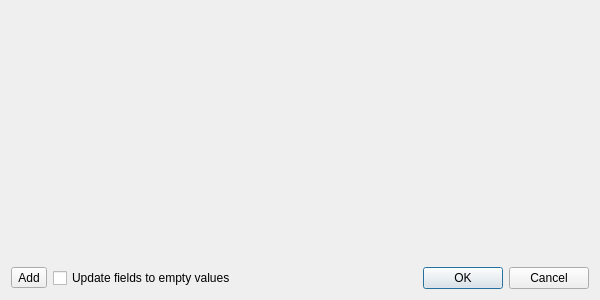
<?xml version="1.0" encoding="UTF-8"?>
<ui version="4.0">
 <class>CopyfieldsDialog</class>
 <widget class="QDialog" name="CopyfieldsDialog">
  <property name="geometry">
   <rect>
    <x>0</x>
    <y>0</y>
    <width>600</width>
    <height>300</height>
   </rect>
  </property>
  <property name="windowTitle">
   <string>Copy values</string>
  </property>
  <property name="windowIcon">
   <iconset theme="edit-copy">
    <normaloff>.</normaloff>.</iconset>
  </property>
  <layout class="QGridLayout" name="gridLayout">
   <item row="1" column="2">
    <widget class="QDialogButtonBox" name="buttonBox">
     <property name="orientation">
      <enum>Qt::Horizontal</enum>
     </property>
     <property name="standardButtons">
      <set>QDialogButtonBox::Cancel|QDialogButtonBox::Ok</set>
     </property>
    </widget>
   </item>
   <item row="0" column="0" colspan="3">
    <widget class="QScrollArea" name="scrollArea">
     <property name="frameShape">
      <enum>QFrame::NoFrame</enum>
     </property>
     <property name="lineWidth">
      <number>0</number>
     </property>
     <property name="widgetResizable">
      <bool>true</bool>
     </property>
     <widget class="QWidget" name="scrollAreaWidgetContents">
      <property name="geometry">
       <rect>
        <x>0</x>
        <y>0</y>
        <width>582</width>
        <height>253</height>
       </rect>
      </property>
      <layout class="QVBoxLayout" name="fieldsLayout"/>
     </widget>
    </widget>
   </item>
   <item row="1" column="0">
    <widget class="QToolButton" name="toolButton">
     <property name="text">
      <string>Add</string>
     </property>
     <property name="icon">
      <iconset theme="list-add">
       <normaloff>.</normaloff>.</iconset>
     </property>
    </widget>
   </item>
   <item row="1" column="1">
    <widget class="QCheckBox" name="nullCheck">
     <property name="text">
      <string>Update fields to empty values</string>
     </property>
    </widget>
   </item>
  </layout>
 </widget>
 <resources/>
 <connections>
  <connection>
   <sender>buttonBox</sender>
   <signal>accepted()</signal>
   <receiver>CopyfieldsDialog</receiver>
   <slot>accept()</slot>
   <hints>
    <hint type="sourcelabel">
     <x>287</x>
     <y>289</y>
    </hint>
    <hint type="destinationlabel">
     <x>157</x>
     <y>274</y>
    </hint>
   </hints>
  </connection>
  <connection>
   <sender>buttonBox</sender>
   <signal>rejected()</signal>
   <receiver>CopyfieldsDialog</receiver>
   <slot>reject()</slot>
   <hints>
    <hint type="sourcelabel">
     <x>355</x>
     <y>289</y>
    </hint>
    <hint type="destinationlabel">
     <x>286</x>
     <y>274</y>
    </hint>
   </hints>
  </connection>
  <connection>
   <sender>toolButton</sender>
   <signal>clicked()</signal>
   <receiver>CopyfieldsDialog</receiver>
   <slot>newButtonClicked()</slot>
   <hints>
    <hint type="sourcelabel">
     <x>24</x>
     <y>282</y>
    </hint>
    <hint type="destinationlabel">
     <x>42</x>
     <y>428</y>
    </hint>
   </hints>
  </connection>
 </connections>
 <slots>
  <slot>newButtonClicked()</slot>
 </slots>
</ui>
